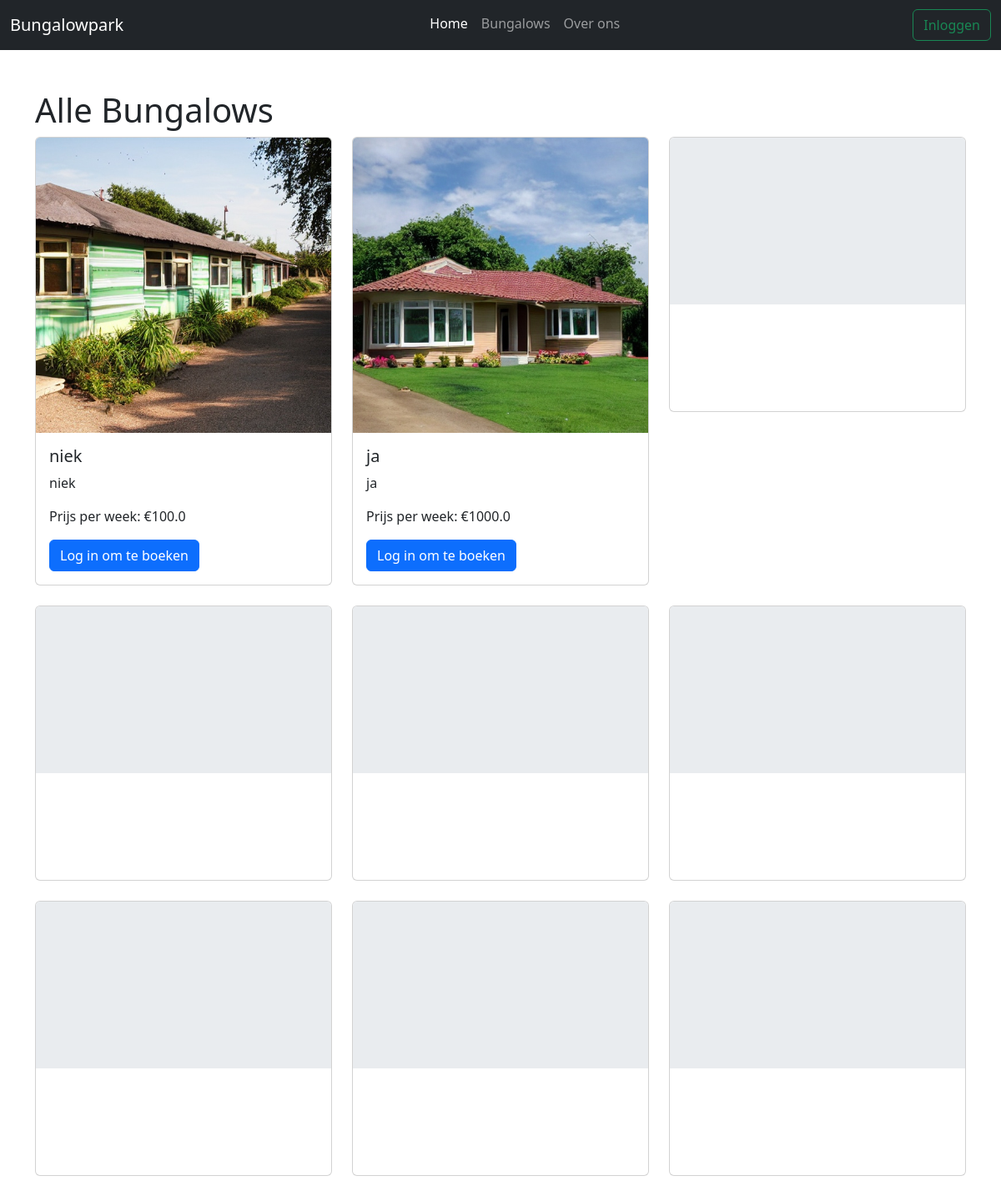
The page /bungalows on the database its author committed.
### webapp/models.py (models this page shows, shortened)
class Bungalow(db.Model):
    id = db.Column(db.Integer, primary_key=True)
    name = db.Column(db.String(100), nullable=False)
    content = db.Column(db.Text, nullable=False)
    bungalow_type = db.Column(db.String(100), nullable=False)
    weekprice = db.Column(db.Float, nullable=False)
    image_file = db.Column(db.String(100), nullable=True, default="default.jpg")
    bookings = relationship("Booking", backref="bungalow", lazy=True)
    def __repr__(self):
        return f"Bungalow('{self.name}', '{self.bungalow_type}', '{self.weekprice}', '{self.image_file}')"

### webapp/bungalows/views.py (the view)
@bung.route("/bungalows")
def bungalows():
    bungalows = Bungalow.query.all()
    print("Bungalows gevonden:", bungalows)
    return render_template("bungalows.html", bungalows=bungalows)

### webapp/bungalows/templates/bungalows.html
{% extends "base.html" %} {% block main %}
<h1>Alle Bungalows</h1>
<div class="row">
  {% for bungalow in bungalows %}
  <div class="col-md-4 mb-4">
    <div class="card">
      <img
        src="{{ url_for('static', filename='img/' + bungalow.image_file) }}"
        class="card-img-top"
        alt="Bungalow1"
      />
      <div class="card-body">
        <h5 class="card-title">{{ bungalow.name }}</h5>
        <p class="card-text">{{ bungalow.content }}</p>
        <p class="card-text">Prijs per week: €{{ bungalow.weekprice }}</p>
        {% if current_user.is_authenticated %}
        <a
          href="{{ url_for('bookings.book_bungalow', bungalow_id=bungalow.id) }}"
          class="btn btn-primary"
          >Boek Nu!</a
        >
        {% else %}
        <a href="{{ url_for('auth.login') }}" class="btn btn-primary"
          >Log in om te boeken</a
        >
        {% endif %}
      </div>
    </div>
  </div>
  {% endfor %} {% for _ in range(9 - bungalows|length) %}
  <div class="col-md-4 mb-4">
    <div class="card">
      <div
        class="card-img-top"
        style="height: 200px; background-color: #e9ecef"
      ></div>
      <div class="card-body">
        <h5 class="card-title">&nbsp;</h5>
        <p class="card-text">&nbsp;</p>
        <p class="card-text">&nbsp;</p>
      </div>
    </div>
  </div>
  {% endfor %}
</div>
{% endblock %}

### webapp/main/templates/base.html (style rules this page uses)
.card { transition: transform 0.3s; }

### rows shown on the page
Bungalow: image_file (picture), name "niek", content "niek", weekprice "100.0"
Bungalow: image_file (picture), name "ja", content "ja", weekprice "1000.0"
